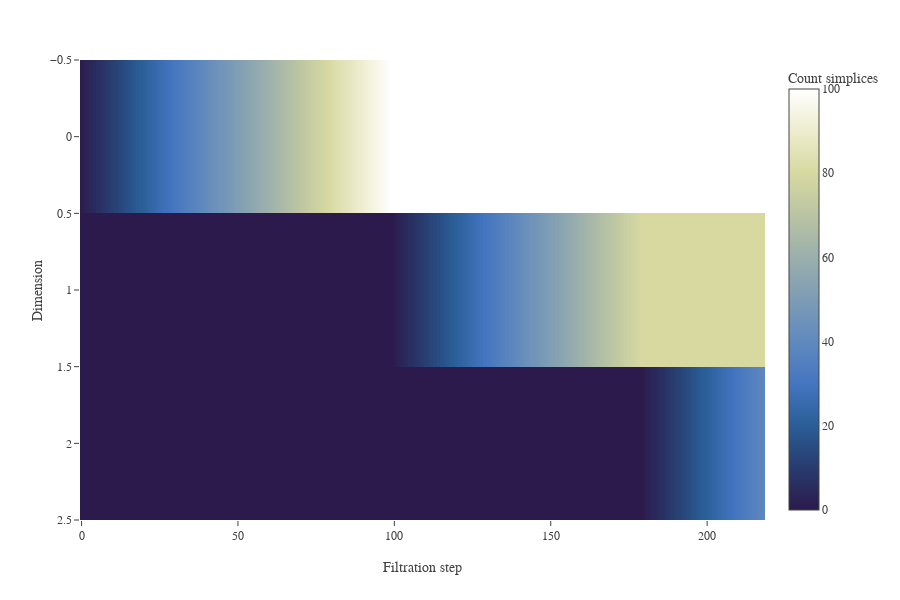

The notebook cell this image was saved under:
### Code cell
# Given list of filtration steps
# Assume filtering by weight - could also be rank
filtration_steps = np.arange(max(fsc_df["weight"])-0.1,min(fsc_df["weight"]),-0.01)
filtration_steps = np.arange(min(fsc_df["rank"])+0.1,max(fsc_df["rank"]),1)


def fsc_attribute_across_filtration(fsc_df, filtration_steps, filtration_col):
    

    max_dim = np.max(fsc_df.dim)
    
    # Need an array of the appropriate size.
    count_across_filtration = np.zeros((filtration_steps.shape[0],(max_dim+1)))

    # Loop across the array and fill the count for each
    for i,filtration_step in enumerate(filtration_steps) :

        thresholded_fsc_temp = fsc_df.loc[fsc_df[filtration_col] <= filtration_step]

        count_df_temp = thresholded_fsc_temp.dim.value_counts().to_frame()

        count_across_filtration[i, count_df_temp.index.to_numpy()] = count_df_temp.dim.to_numpy(copy=True)[count_df_temp.index.to_numpy()]



    fig = px.imshow(np.transpose(count_across_filtration),
                     height=600,
                     aspect="auto",
                     labels=dict(x="Filtration step", y="Dimension", color="Count simplices"))
    
    return fig

fig = fsc_attribute_across_filtration(fsc_df, filtration_steps, "rank")

fig.show()

### Figure 1 — Plotly figure (JSON) as saved in the notebook; plotly's stock layout.template omitted (floating-point values rounded to 4 significant figures; data arrays with more than 128 entries replaced by an {"elided": "..."} marker saying what was removed)
{"data": [{"coloraxis": "coloraxis", "hovertemplate": "Filtration step: %{x}<br>Dimension: %{y}<br>Count simplices: %{z}<extra></extra>", "name": "0", "type": "heatmap", "xaxis": "x", "yaxis": "y", "z": {"elided": "3x219 int values"}}], "layout": {"coloraxis": {"colorbar": {"title": {"text": "Count simplices"}}, "colorscale": [[0, "rgb(44, 26, 76)"], [0.1, "rgb(40, 59, 110)"], [0.2, "rgb(42, 94, 151)"], [0.3, "rgb(68, 117, 193)"], [0.4, "rgb(96, 137, 190)"], [0.5, "rgb(125, 156, 181)"], [0.6, "rgb(155, 175, 172)"], [0.7, "rgb(186, 196, 163)"], [0.8, "rgb(215, 217, 161)"], [0.9, "rgb(237, 236, 206)"], [1, "rgb(255, 255, 255)"]]}, "height": 600, "margin": {"t": 60}, "xaxis": {"anchor": "y", "domain": [0, 1], "title": {"text": "Filtration step"}}, "yaxis": {"anchor": "x", "autorange": "reversed", "domain": [0, 1], "title": {"text": "Dimension"}}}}
